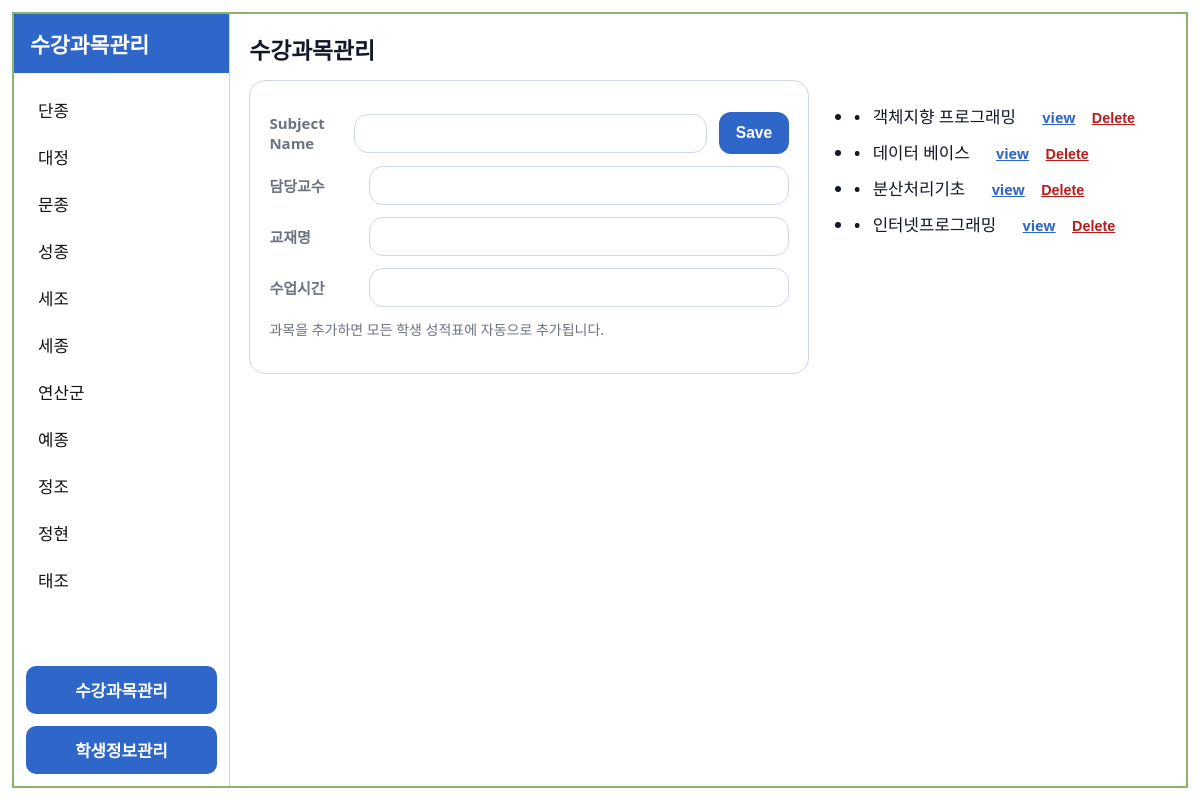
/subjects/, run on the app's committed database.
### core/models.py (models this page shows, shortened)
class Student(models.Model):
    GENDER_CHOICES = [
        ("M", "남"),
        ("F", "여"),
    ]
    student_no = models.CharField("학번", max_length=20, unique=True)
    name = models.CharField("이름", max_length=30)
    department = models.CharField("학과", max_length=50)
    gender = models.CharField("성별", max_length=1, choices=GENDER_CHOICES)

class Subject(models.Model):
    name = models.CharField("과목명", max_length=100, unique=True)
    professor = models.CharField("담당교수", max_length=50, blank=True)
    textbook = models.CharField("교재명", max_length=100, blank=True)
    schedule = models.CharField("수업시간", max_length=100, blank=True)

### core/views.py (the view)
# urls.py: path("subjects/", views.subject_manage, name="subject_manage"),
def subject_manage(request):
    ensure_seed_data()
    if request.method == "POST":
        form = SubjectForm(request.POST)
        if form.is_valid():
            subject = form.save()
            add_subject_and_apply_to_all(subject)
            return redirect("subject_manage")
    else:
        form = SubjectForm()
    subjects = Subject.objects.order_by("name")
    ctx = _sidebar_context() | {"subjects": subjects, "form": form}
    return render(request, "core/subject_manage.html", ctx)

### core/forms.py
class SubjectForm(forms.ModelForm):
    class Meta:
        model = Subject
        fields = ["name", "professor", "textbook", "schedule"]
        widgets = {f: forms.TextInput(attrs={"class":"input"}) for f in fields}

### core/services.py (called while the page is built)
@transaction.atomic
def ensure_seed_data():
    for name, prof, book, sch in DEFAULT_SUBJECTS:
        Subject.objects.get_or_create(
            name=name,
            defaults={
                "professor": prof,
                "textbook": book,
                "schedule": sch,
            },
        )
    for sno, name, dept, gender in DEFAULT_STUDENTS:
        Student.objects.get_or_create(
            student_no=sno,
            defaults={
                "name": name,
                "department": dept,
                "gender": gender,
            },
        )
    subjects = list(Subject.objects.all())
    for s in Student.objects.all():
        for sub in subjects:
            Enrollment.objects.get_or_create(
                student=s,
                subject=sub,
                defaults={"score": 0},
            )

### core/views.py (called while the page is built)
def _sidebar_context():
    return {"students_sidebar": Student.objects.order_by("name")}

### templates/core/subject_manage.html (shortened to what this page needs)
{% extends "core/base.html" %}
{% block content %}
  <h2 class="page-title">수강과목관리</h2>
  <div class="row">
    <form method="post" class="subject-form">
      <div class="form-row">
        <label>Subject Name</label>
        {{ form.name }}
        <button class="btn" type="submit">Save</button>
      </div>
      <div class="form-row">
        <label>담당교수</label>
        {{ form.professor }}
      </div>
      <div class="form-row">
        <label>교재명</label>
        {{ form.textbook }}
      </div>
      <div class="form-row">
        <label>수업시간</label>
        {{ form.schedule }}
      </div>
      <p class="hint">과목을 추가하면 모든 학생 성적표에 자동으로 추가됩니다.</p>
    </form>
    <div class="subject-list">
      <ul>
        {% for s in subjects %}
          <li>
            <span class="dot">•</span> {{ s.name }}
            <span class="actions">
              <a class="link" href="{% url 'subject_detail' s.id %}">view</a>
              <form method="post" action="{% url 'subject_delete' s.id %}" style="display:inline">
                <button class="link danger" type="submit" onclick="return confirm('삭제할까요?')">Delete</button>
              </form>
            </span>
          </li>
        {% endfor %}
      </ul>
    </div>
  </div>
{% endblock %}

### templates/core/base.html (shortened to what this page needs)
{% load static %}
<!doctype html>
<html lang="ko">
<head>
  <link rel="stylesheet" href="{% static 'core/style.css' %}">
</head>
<body>
  <div class="frame">
    <aside class="sidebar">
      <div class="sidebar-title">수강과목관리</div>
      <div class="student-list">
        {% for s in students_sidebar %}
          <a class="student-item {% if student and student.id == s.id %}active{% endif %}"
             href="{% url 'student_detail' s.id %}">
            {{ s.name }}
          </a>
        {% endfor %}
      </div>
      <div class="sidebar-footer">
        <a class="footer-link" href="{% url 'subject_manage' %}">수강과목관리</a>
        <a class="footer-link" href="{% url 'student_create' %}">학생정보관리</a>
      </div>
    </aside>
    <main class="content">
      {% block content %}{% endblock %}
    </main>
  </div>
</body>
</html>

### static/core/style.css (style rules this page uses)
:root { --blue:#2f66c9; --blue2:#1f4ea5; --border:#cfd6e6; --muted:#6b7280; }
* { box-sizing:border-box; }
body { margin:0; font-family: system-ui, -apple-system, Segoe UI, Roboto, "Noto Sans KR", Arial, sans-serif; background:#fff; color:#111827; }
.frame { display:flex; width: min(1500px, calc(100vw - 24px)); height: min(880px, calc(100vh - 24px)); border:2px solid #8bb36a; margin: 12px auto; background:#fff; }
.sidebar { width: clamp(200px, 18vw, 280px); border-right:1px solid var(--border); display:flex; flex-direction:column; }
.sidebar-title { background: var(--blue); color:white; padding:14px 16px; font-weight:900; font-size: clamp(20px, 1.8vw, 24px); }
.student-list { padding:12px 12px; flex:1; overflow:auto; }
.student-item { display:block; padding:10px 12px; margin:3px 0; color:#111; text-decoration:none; border-radius:12px; font-size: clamp(16px, 1.4vw, 19px); }
.sidebar-footer { display:flex; flex-direction:column; gap:12px; padding:12px; }
.footer-link { display:block; background: var(--blue); color:white; text-align:center; padding:12px 10px; text-decoration:none; font-weight:900; border-radius:10px; font-size: clamp(16px, 1.4vw, 19px); }
.content { flex:1; padding: clamp(14px, 1.6vw, 20px); overflow:auto; }
.page-title { margin:0 0 14px; font-size: clamp(22px, 1.9vw, 26px); font-weight:900; }
.btn { display:inline-block; background: var(--blue); color:white; padding: clamp(9px, 1.1vw, 12px) clamp(14px, 1.4vw, 18px); border-radius:12px; text-decoration:none; font-weight:900; border:0; cursor:pointer; font-size: clamp(15px, 1.3vw, 18px); }
.row { display:flex; gap: clamp(14px, 1.4vw, 20px); align-items:flex-start; }
.subject-form { width: min(560px, 100%); border:1px solid var(--border); padding: clamp(14px, 1.6vw, 20px); border-radius:16px; }
.form-row { display:flex; align-items:center; gap:12px; margin: 12px 0; }
.form-row label { width: 110px; color: var(--muted); font-size: clamp(15px, 1.2vw, 17px); font-weight:800; }
.input { width:100%; padding: 10px 12px; border:1px solid var(--border); border-radius:14px; font-size: clamp(15px, 1.2vw, 17px); }
.subject-list { flex:1; padding:12px 8px; font-size: clamp(16px, 1.4vw, 19px); }
.subject-list ul { margin:0; padding-left: 20px; }
.subject-list li { margin: 12px 0; }
.dot { font-weight:900; margin-right:8px; }
.actions { margin-left:16px; color: var(--muted); }
.link { background:none; border:0; color: var(--blue); cursor:pointer; text-decoration:underline; font-weight:900; padding:0 6px; font-size: clamp(14px, 1.2vw, 16px); }
.link.danger { color:#b91c1c; }
.hint { margin-top:12px; font-size: clamp(14px, 1.1vw, 16px); color: var(--muted); }

### data on the page
Student: name "단종"
Student: name "대정"
Student: name "문종"
Student: name "성종"
Student: name "세조"
Student: name "세종"
Student: name "연산군"
Student: name "예종"
Student: name "정조"
Student: name "정현"
Student: name "태조"
Subject: name "객체지향 프로그래밍"
Subject: name "데이터 베이스"
Subject: name "분산처리기초"
Subject: name "인터넷프로그래밍"
